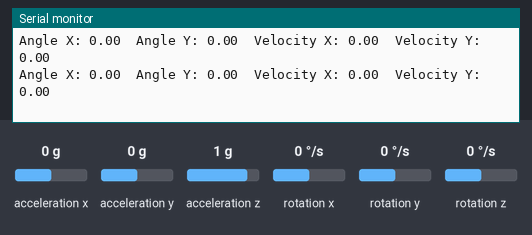
This sketch was run on a simulated Arduino Uno, built with avr-gcc and run on an emulated ATmega328P. Shown: the last lines printed to the serial monitor. Inputs (shaded band) come from the test bench; at power-on: acceleration x 0 g, acceleration y 0 g, rotation x 0 °/s, rotation y 0 °/s, acceleration z 1 g, rotation z 0 °/s.

Above: at 1.2 s.
1.3 s: acceleration x set to -1.4 g
At 1.47 s:
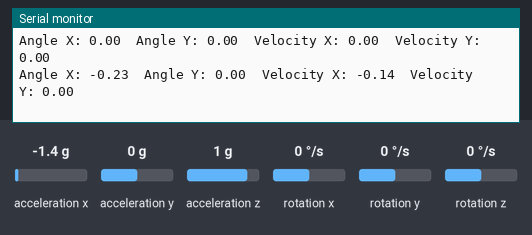
4.3 s: acceleration y set to -1.4 g
At 4.31 s:
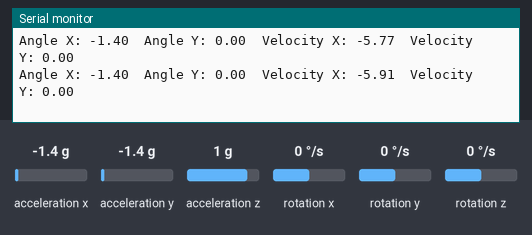
7.3 s: rotation x set to -192 °/s
At 7.32 s:
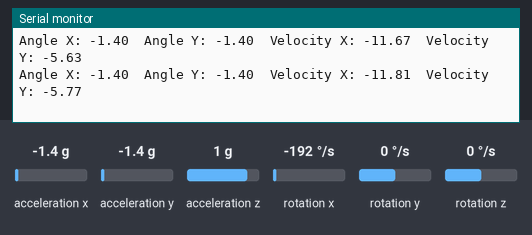
10.3 s: rotation y set to -192 °/s
At 10.33 s:
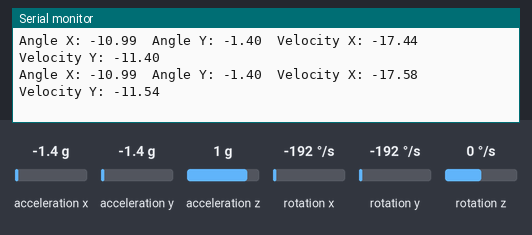
13.3 s: acceleration x set to 0 g
At 13.34 s:
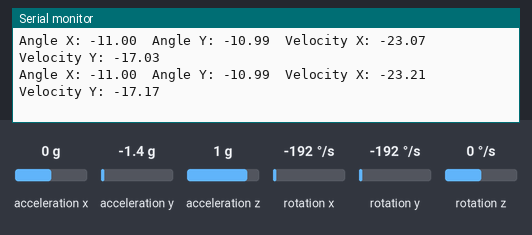
16.3 s: acceleration y set to 0 g
At 16.34 s:
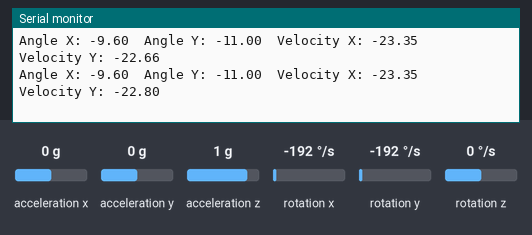
Timing chart, 0 to 19.3 s (numbered marks = the images above; inputs shaded):
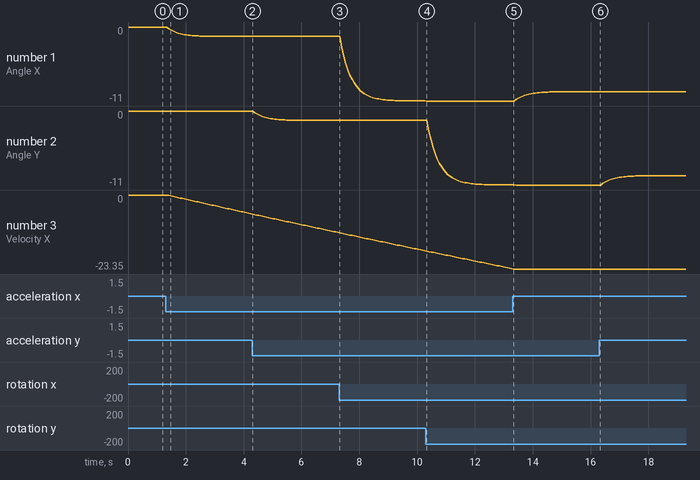

Measured:
- after the input at 1.3 s, the serial monitor: prints a new line after 0.11 s (image 1)
- plotted number 1: 0 → -1.4 after the input at 1.3 s
- plotted number 3: 0 → -5.91 after the input at 1.3 s

The sketch:

imu_vel_yaw_est_LQE.ino
```cpp
#include <Wire.h>
#include <MPU6050.h>

MPU6050 mpu;

// State space representation for Kalman filter
double dt = 0.01; // Time step

// State vector [angle, bias]
double xX[2] = {0, 0};
double xY[2] = {0, 0};

// State transition matrix
double A[2][2] = {{1, -dt}, {0, 1}};

// Control input matrix
double B[2] = {dt, 0};

// Measurement matrix
double H[2] = {1, 0};

// Process noise covariance
double Q[2][2] = {{0.001, 0}, {0, 0.003}};

// Measurement noise covariance
double R = 0.03;

// Error covariance matrix
double P[2][2] = {{1, 0}, {0, 1}};

// Storage for intermediate calculations
double S;
double K[2];
double y;
double P_temp[2][2];

double velocityX = 0;
double velocityY = 0;

void setup() {
  Wire.begin();
  Serial.begin(9600);
  mpu.initialize();

  // Verify connection
  if (!mpu.testConnection()) {
    Serial.println("MPU6050 connection failed");
    while (1);
  }

  Serial.println("MPU6050 connection successful");
}

void loop() {
  int16_t ax, ay, az;
  int16_t gx, gy, gz;

  // Read raw accelerometer and gyroscope data
  mpu.getMotion6(&ax, &ay, &az, &gx, &gy, &gz);

  double accelX = ax / 16384.0; // Convert to g
  double accelY = ay / 16384.0;
  double gyroX = gx / 131.0;   // Convert to degrees/sec
  double gyroY = gy / 131.0;

  // Kalman filter for angle X
  kalmanFilter(xX, P, accelX, gyroX);

  // Kalman filter for angle Y
  kalmanFilter(xY, P, accelY, gyroY);

  // Integrate acceleration to get velocity (simple integration)
  velocityX += accelX * 9.81 * dt; // Convert g to m/s^2
  velocityY += accelY * 9.81 * dt;

  // Print results
  Serial.print("Angle X: "); Serial.print(xX[0]);
  Serial.print("\tAngle Y: "); Serial.print(xY[0]);
  Serial.print("\tVelocity X: "); Serial.print(velocityX);
  Serial.print("\tVelocity Y: "); Serial.println(velocityY);

  delay(10); // Delay for a short period
}

void kalmanFilter(double x[2], double P[2][2], double accel, double gyro) {
  // Predict
  double rate = gyro - x[1];
  x[0] += B[0] * rate;
  x[1] += B[1] * rate;

  P_temp[0][0] = A[0][0] * P[0][0] + A[0][1] * P[1][0];
  P_temp[0][1] = A[0][0] * P[0][1] + A[0][1] * P[1][1];
  P_temp[1][0] = A[1][0] * P[0][0] + A[1][1] * P[1][0];
  P_temp[1][1] = A[1][0] * P[0][1] + A[1][1] * P[1][1];

  P[0][0] = P_temp[0][0] + Q[0][0];
  P[0][1] = P_temp[0][1] + Q[0][1];
  P[1][0] = P_temp[1][0] + Q[1][0];
  P[1][1] = P_temp[1][1] + Q[1][1];

  // Update
  S = P[0][0] + R;
  K[0] = P[0][0] / S;
  K[1] = P[1][0] / S;

  y = accel - x[0];
  x[0] += K[0] * y;
  x[1] += K[1] * y;

  P_temp[0][0] = P[0][0];
  P_temp[0][1] = P[0][1];
  P[0][0] -= K[0] * P_temp[0][0];
  P[0][1] -= K[0] * P_temp[0][1];
  P[1][0] -= K[1] * P_temp[0][0];
  P[1][1] -= K[1] * P_temp[0][1];
}
```
